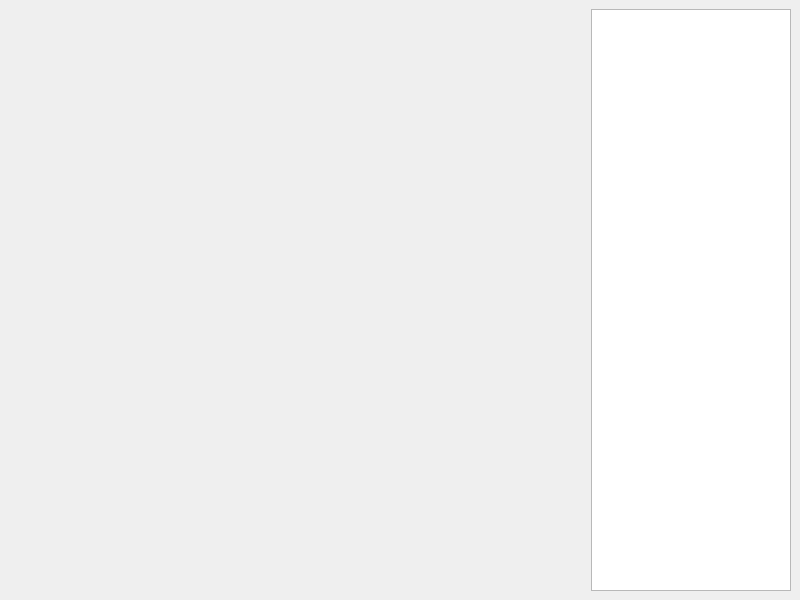
<?xml version="1.0" encoding="UTF-8"?>
<ui version="4.0">
 <class>MainWindow</class>
 <widget class="QMainWindow" name="MainWindow">
  <property name="geometry">
   <rect>
    <x>0</x>
    <y>0</y>
    <width>800</width>
    <height>600</height>
   </rect>
  </property>
  <property name="windowTitle">
   <string>Result Figure</string>
  </property>
  <widget class="QWidget" name="centralwidget">
   <layout class="QGridLayout" name="gridLayout">
    <item row="0" column="1">
     <widget class="QListWidget" name="mplfigs">
      <property name="enabled">
       <bool>true</bool>
      </property>
      <property name="sizePolicy">
       <sizepolicy hsizetype="Minimum" vsizetype="Expanding">
        <horstretch>0</horstretch>
        <verstretch>0</verstretch>
       </sizepolicy>
      </property>
      <property name="maximumSize">
       <size>
        <width>200</width>
        <height>16777215</height>
       </size>
      </property>
     </widget>
    </item>
    <item row="0" column="0">
     <widget class="QWidget" name="mplwindow" native="true">
      <property name="sizePolicy">
       <sizepolicy hsizetype="Preferred" vsizetype="Preferred">
        <horstretch>0</horstretch>
        <verstretch>0</verstretch>
       </sizepolicy>
      </property>
      <layout class="QVBoxLayout" name="mplvl"/>
     </widget>
    </item>
   </layout>
  </widget>
 </widget>
 <resources/>
 <connections/>
</ui>
